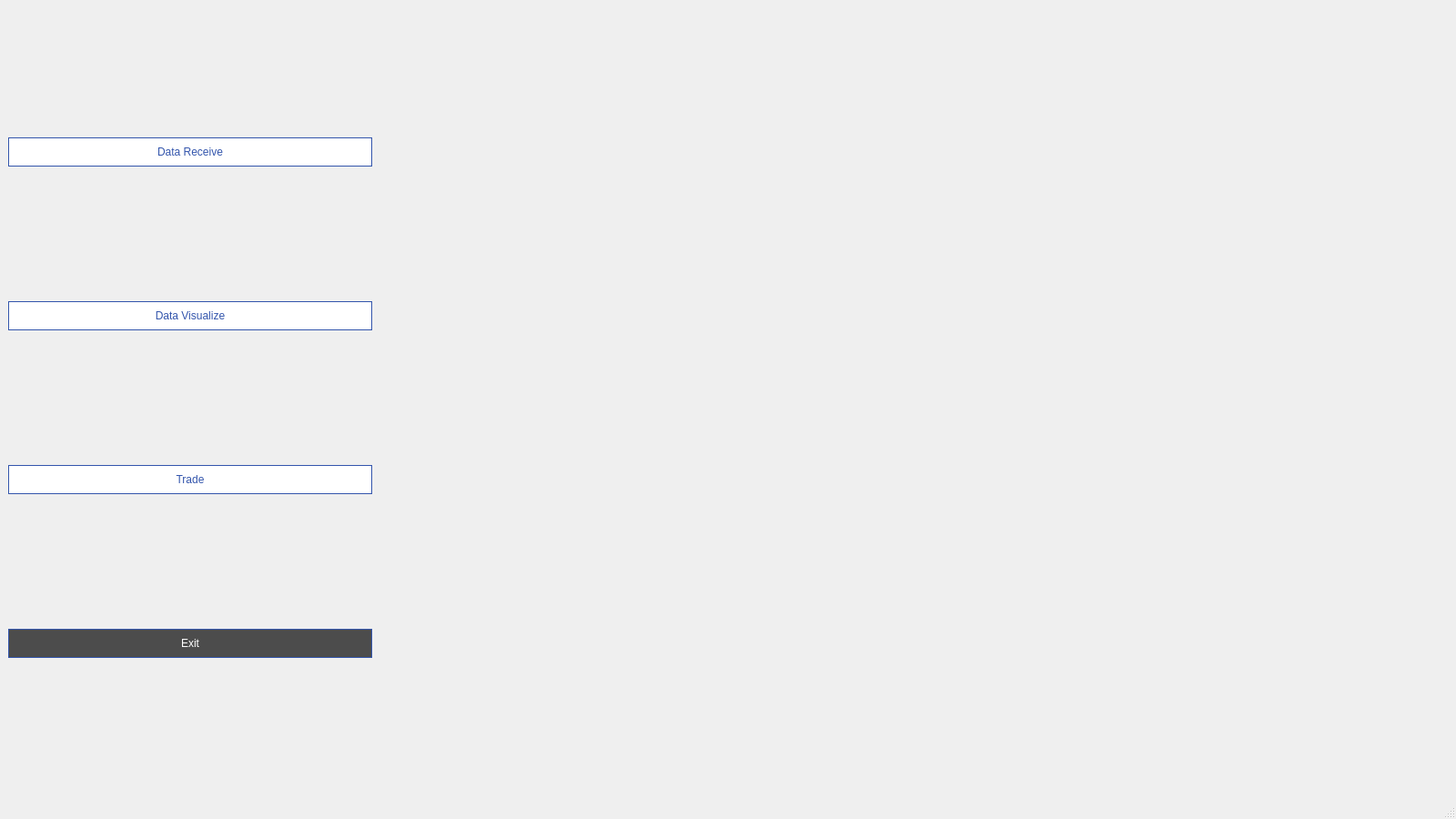
<?xml version="1.0" encoding="UTF-8"?>
<ui version="4.0">
 <class>MainWindow</class>
 <widget class="QMainWindow" name="MainWindow">
  <property name="geometry">
   <rect>
    <x>0</x>
    <y>0</y>
    <width>1600</width>
    <height>900</height>
   </rect>
  </property>
  <property name="windowTitle">
   <string>MainWindow</string>
  </property>
  <property name="styleSheet">
   <string notr="true">QPushButton {
	background-color: white;
	color:rgb(51, 85, 172);
	font: 9pt &quot;굴림&quot;;
	border: 1px solid rgb(51, 85, 172);
	min-width: 128;
	height: 30;
}

QPushButton:hover {
	background-color: rgb(241, 241, 241);
}

QPushButton:pressed {
	background-color: rgb(218, 234, 255);
	color:rgb(51, 85, 172);
	font: 9pt &quot;굴림&quot;;
	border: 1px solid rgb(51, 85, 172);
}

QPushButton:checked {
background-color: rgb(218, 234, 255);
	color:rgb(51, 85, 172);
	font: 9pt &quot;굴림&quot;;
	border: 1px solid rgb(51, 85, 172)
}

QPushButton#pushButton_save, 
QPushButton#pushButton_load_info, 
QPushButton#pushButton_save_biz, 
QPushButton#pushButton_save_index, 
QPushButton#pushButton_save_result,
QPushButton#pushButton_load_biz_info,
QPushButton#pushButton_print {
	background-color:rgb(51, 85, 172);
	color: white;
	font: 9pt &quot;굴림&quot;;
	border: 1px solid rgb(51, 85, 172);
	min-width: 128;
	height: 30;
}

QPushButton#pushButton_save:pressed, 
QPushButton#pushButton_load_info:pressed, 
QPushButton#pushButton_save_biz:pressed, 
QPushButton#pushButton_save_index:pressed, 
QPushButton#pushButton_save_result:pressed,
QPushButton#pushButton_load_biz_info:pressed {
	background-color: rgb(0, 0, 127);
	color: white;
	font: 9pt &quot;굴림&quot;;
	border: 1px solid rgb(51, 85, 172);
	min-width: 128;
	height: 30;
}

QTabBar::tab {
	background-color: white;
	color: rgb(110, 118, 144);
	font: 9pt &quot;굴림&quot;;
	border: 1px solid rgb(224, 231, 240);
	padding: 6px;
}

QTabBar::tab:selected {
	background-color: rgb(224, 231, 240);
	color: rgb(51, 85, 172);
	font: 9pt &quot;굴림&quot;;
	border: 1px solid rgb(224, 231, 240);
	padding: 6px;
}

QPlainTextEdit#plainTextEdit_memo {
	background-color: rgb(241, 241, 241);
	border: 1px solid rgb(202, 208, 216);
	font: 9pt &quot;굴림&quot;;
	height: 80px;
}

QPlainTextEdit#plainTextEdit_etc {
	background-color: white;
	border: 1px solid rgb(202, 208, 216);
	font: 9pt &quot;굴림&quot;;
	height: 80px;
}

QTableWidget {
	color: rgb(34, 34, 34);
	font: 9pt &quot;굴림&quot;;
	gridline-color: rgb(224, 231, 230);
	border: 1px solid rgb(209, 209, 209);
	background-color: rgb(241, 241, 241);
}

QComboBox {
    background-color: white;
	color: black;
	font: 9pt &quot;굴림&quot;;
}</string>
  </property>
  <widget class="QWidget" name="centralwidget">
   <layout class="QVBoxLayout" name="verticalLayout_3">
    <item>
     <widget class="QSplitter" name="splitter">
      <property name="maximumSize">
       <size>
        <width>400</width>
        <height>16777215</height>
       </size>
      </property>
      <property name="orientation">
       <enum>Qt::Horizontal</enum>
      </property>
      <widget class="QWidget" name="widget" native="true">
       <property name="maximumSize">
        <size>
         <width>400</width>
         <height>16777215</height>
        </size>
       </property>
       <layout class="QVBoxLayout" name="verticalLayout">
        <item>
         <widget class="QPushButton" name="pushButton_receive">
          <property name="text">
           <string>Data Receive</string>
          </property>
         </widget>
        </item>
        <item>
         <widget class="QPushButton" name="pushButton_visualize">
          <property name="text">
           <string>Data Visualize</string>
          </property>
         </widget>
        </item>
        <item>
         <widget class="QPushButton" name="pushButton_trade">
          <property name="text">
           <string>Trade</string>
          </property>
         </widget>
        </item>
        <item>
         <widget class="QPushButton" name="pushButton_exit">
          <property name="styleSheet">
           <string notr="true">    background-color:rgb(76, 76, 76);
    color: white;
    font: 9pt &quot;굴림&quot;;
    border: 1px solid rgb(51, 85, 172);
    min-width: 128;
    height: 30;</string>
          </property>
          <property name="text">
           <string>Exit</string>
          </property>
         </widget>
        </item>
       </layout>
      </widget>
     </widget>
    </item>
   </layout>
  </widget>
  <widget class="QMenuBar" name="menubar">
   <property name="geometry">
    <rect>
     <x>0</x>
     <y>0</y>
     <width>1600</width>
     <height>26</height>
    </rect>
   </property>
  </widget>
  <widget class="QStatusBar" name="statusbar"/>
 </widget>
 <resources/>
 <connections>
  <connection>
   <sender>pushButton_exit</sender>
   <signal>clicked(bool)</signal>
   <receiver>MainWindow</receiver>
   <slot>close()</slot>
   <hints>
    <hint type="sourcelabel">
     <x>210</x>
     <y>704</y>
    </hint>
    <hint type="destinationlabel">
     <x>799</x>
     <y>449</y>
    </hint>
   </hints>
  </connection>
 </connections>
</ui>
